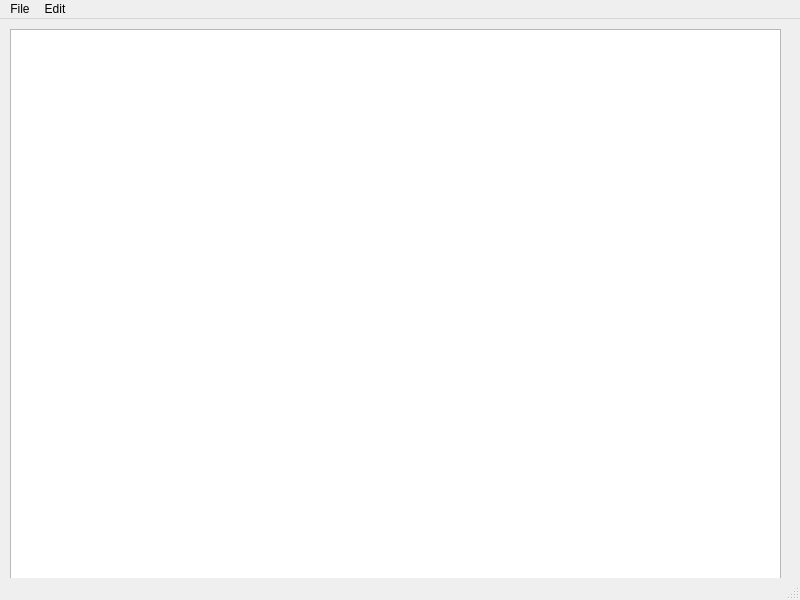
<?xml version="1.0" encoding="UTF-8"?>
<ui version="4.0">
 <class>MainWindow</class>
 <widget class="QMainWindow" name="MainWindow">
  <property name="geometry">
   <rect>
    <x>0</x>
    <y>0</y>
    <width>800</width>
    <height>600</height>
   </rect>
  </property>
  <property name="windowTitle">
   <string>MainWindow</string>
  </property>
  <widget class="QWidget" name="centralwidget">
   <widget class="QWidget" name="verticalLayoutWidget">
    <property name="geometry">
     <rect>
      <x>10</x>
      <y>10</y>
      <width>771</width>
      <height>551</height>
     </rect>
    </property>
    <layout class="QVBoxLayout" name="verticalLayout">
     <item>
      <widget class="QTextEdit" name="textEdit"/>
     </item>
    </layout>
   </widget>
  </widget>
  <widget class="QMenuBar" name="menubar">
   <property name="geometry">
    <rect>
     <x>0</x>
     <y>0</y>
     <width>800</width>
     <height>22</height>
    </rect>
   </property>
   <widget class="QMenu" name="menuFile">
    <property name="title">
     <string>File</string>
    </property>
    <addaction name="actionNew"/>
    <addaction name="separator"/>
    <addaction name="actionOpen"/>
    <addaction name="actionSace_as"/>
    <addaction name="actionPrint"/>
    <addaction name="actionExit"/>
   </widget>
   <widget class="QMenu" name="menuEdit">
    <property name="title">
     <string>Edit</string>
    </property>
    <addaction name="actionCopy"/>
    <addaction name="actionPaste"/>
    <addaction name="actionCut"/>
    <addaction name="actionUndo"/>
    <addaction name="actionRedo"/>
   </widget>
   <addaction name="menuFile"/>
   <addaction name="menuEdit"/>
  </widget>
  <widget class="QStatusBar" name="statusbar"/>
  <action name="actionNew">
   <property name="icon">
    <iconset resource="Resources.qrc">
     <normaloff>:/imgs/Icons/Icons/New.bmp</normaloff>:/imgs/Icons/Icons/New.bmp</iconset>
   </property>
   <property name="text">
    <string>New</string>
   </property>
  </action>
  <action name="actionOpen">
   <property name="icon">
    <iconset resource="Resources.qrc">
     <normaloff>:/imgs/Icons/Icons/Open.bmp</normaloff>:/imgs/Icons/Icons/Open.bmp</iconset>
   </property>
   <property name="text">
    <string>Open</string>
   </property>
  </action>
  <action name="actionSace_as">
   <property name="icon">
    <iconset resource="Resources.qrc">
     <normaloff>:/imgs/Icons/Icons/Save.bmp</normaloff>:/imgs/Icons/Icons/Save.bmp</iconset>
   </property>
   <property name="text">
    <string>Sace as</string>
   </property>
  </action>
  <action name="actionPrint">
   <property name="text">
    <string>Print</string>
   </property>
  </action>
  <action name="actionExit">
   <property name="text">
    <string>Exit</string>
   </property>
  </action>
  <action name="actionCopy">
   <property name="icon">
    <iconset resource="Resources.qrc">
     <normaloff>:/imgs/Icons/Icons/Copy.bmp</normaloff>:/imgs/Icons/Icons/Copy.bmp</iconset>
   </property>
   <property name="text">
    <string>Copy</string>
   </property>
  </action>
  <action name="actionPaste">
   <property name="icon">
    <iconset resource="Resources.qrc">
     <normaloff>:/imgs/Icons/Icons/Paste.bmp</normaloff>:/imgs/Icons/Icons/Paste.bmp</iconset>
   </property>
   <property name="text">
    <string>Paste</string>
   </property>
  </action>
  <action name="actionCut">
   <property name="icon">
    <iconset resource="Resources.qrc">
     <normaloff>:/imgs/Icons/Icons/Cut.bmp</normaloff>:/imgs/Icons/Icons/Cut.bmp</iconset>
   </property>
   <property name="text">
    <string>Cut</string>
   </property>
  </action>
  <action name="actionUndo">
   <property name="text">
    <string>Undo</string>
   </property>
  </action>
  <action name="actionRedo">
   <property name="text">
    <string>Redo</string>
   </property>
  </action>
 </widget>
 <resources>
  <include location="Resources.qrc"/>
 </resources>
 <connections/>
</ui>
